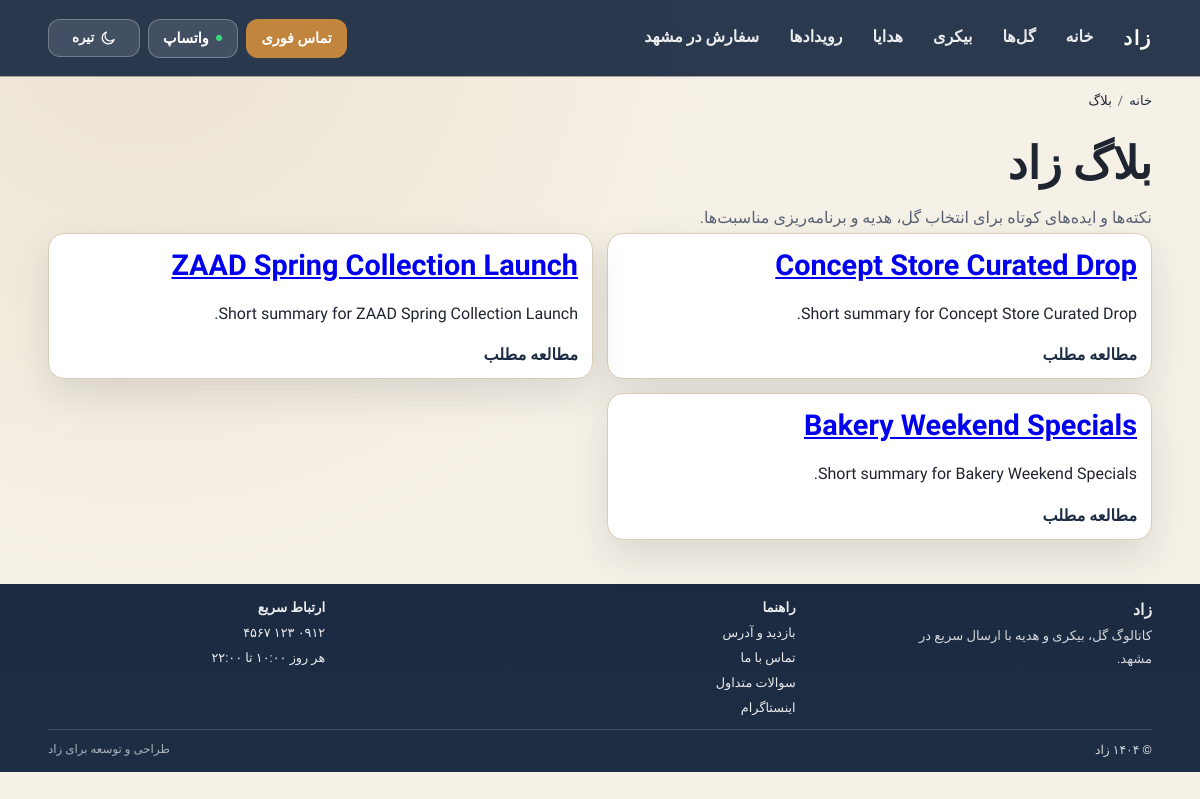
Screenshot of /blog/ with the database file from the repository.
### main/models.py (models this page shows, shortened)
class TimeStampedModel(models.Model):
    created_at = models.DateTimeField(auto_now_add=True)
    updated_at = models.DateTimeField(auto_now=True)
    class Meta:
        abstract = True

class NewsPost(TimeStampedModel):
    title = models.CharField(max_length=180)
    slug = models.SlugField(max_length=200, unique=True, blank=True)
    excerpt = models.CharField(max_length=300, blank=True)
    body = models.TextField()
    cover_image = models.ImageField(upload_to="news/covers/", null=True, blank=True)
    status = models.CharField(max_length=20, choices=PublishStatus.choices, default=PublishStatus.DRAFT)
    published_at = models.DateTimeField(null=True, blank=True)
    class Meta:
        ordering = ["-published_at", "-created_at"]
    def get_absolute_url(self):
        return reverse("blog_detail", args=[self.slug])

### main/views.py (the view)
# urls.py: path("blog/", views.blog, name="blog"),
def blog(request):
    posts = list(
        NewsPost.objects.filter(status=PublishStatus.PUBLISHED).order_by("-published_at", "-created_at")
    )
    breadcrumbs = _with_home([{"name": "بلاگ", "url": None}])
    context = _default_context(
        request,
        page_type="category",
        active_nav="",
        meta_title="بلاگ زاد | ایده‌ها و راهنمای انتخاب",
        meta_description="مطالب بلاگ زاد درباره انتخاب گل، هدیه و برنامه‌ریزی مناسبت‌ها.",
        breadcrumbs=breadcrumbs,
    )
    context["posts"] = posts
    return render(request, "blog_list.html", context)

### main/views.py (called while the page is built)
def _jsonld(data):
    return json.dumps(data, ensure_ascii=False)

def _breadcrumbs_jsonld(request, breadcrumbs):
    items = []
    for position, crumb in enumerate(breadcrumbs, start=1):
        crumb_url = crumb.get("url") or request.path
        items.append(
            {
                "@type": "ListItem",
                "position": position,
                "name": crumb["name"],
                "item": request.build_absolute_uri(crumb_url),
            }
        )
    return {"@context": "https://schema.org", "@type": "BreadcrumbList", "itemListElement": items}

def _default_context(
    request,
    *,
    page_type,
    active_nav,
    meta_title,
    meta_description,
    breadcrumbs=None,
    faq_items=None,
    item_id=None,
):
    context = {
        "page_type": page_type,
        "active_nav": active_nav,
        "meta_title": meta_title,
        "meta_description": meta_description,
        "canonical_url": request.build_absolute_uri(request.path),
        "item_id": item_id,
        "extra_jsonld": [],
    }
    if breadcrumbs:
        context["breadcrumbs"] = breadcrumbs
        context["breadcrumbs_jsonld"] = _jsonld(_breadcrumbs_jsonld(request, breadcrumbs))
    if faq_items:
        context["faq_items"] = faq_items
        context["faq_jsonld"] = _jsonld(_faq_jsonld(faq_items))
    return context

def _with_home(items):
    return [{"name": "خانه", "url": reverse("index")}, *items]

### main/templates/blog_list.html
{% extends "base.html" %}
{% block body_class %}page-blog{% endblock %}
{% block content %}
{% include "partials/breadcrumbs.html" %}
<section class="container section-block">
  <h1>بلاگ زاد</h1>
  <p class="intro-text">نکته‌ها و ایده‌های کوتاه برای انتخاب گل، هدیه و برنامه‌ریزی مناسبت‌ها.</p>
  <div class="list-grid">
    {% for post in posts %}
      <article class="list-card">
        <h2><a href="{{ post.get_absolute_url }}">{{ post.title }}</a></h2>
        <p>{{ post.excerpt|default:post.body|truncatechars:180 }}</p>
        <a href="{{ post.get_absolute_url }}" class="text-link">مطالعه مطلب</a>
      </article>
    {% empty %}
      <div class="empty-box">هنوز مطلبی منتشر نشده است.</div>
    {% endfor %}
  </div>
</section>
{% endblock %}

### main/static/main/css/site.css (style rules this page uses)
:root { --bg: #f6f1e7; --bg-glow: #ede3d1; --sticky-bg: rgba(246, 241, 231, 0.96); --paper: #ffffff; --soft: #efe7da; --text: #1e2430; --muted: #596273; --line: #d8ccb7; --brand: #1d2d44; --accent: #c2853e; --shadow: 0 16px 38px rgba(26, 34, 46, 0.12); --radius: 16px; }
html { background: var(--brand); }
html[data-theme="light"] { color-scheme: light; }
* { box-sizing: border-box; }
body { margin: 0; font-family: "Vazirmatn", sans-serif; background: radial-gradient(circle at 12% 0, var(--bg-glow), transparent 45%), var(--bg); color: var(--text); min-height: 100vh; }
.container { width: min(1160px, 92%); margin-inline: auto; }
.section-block { margin-top: 28px; }
h1 { margin: 10px 0 0; font-size: clamp(1.7rem, 3.8vw, 2.8rem); font-weight: 900; line-height: 1.25; }
h2 { margin: 0; font-size: clamp(1.24rem, 2.8vw, 1.8rem); font-weight: 900; }
p { line-height: 1.95; }
.intro-text { margin: 10px 0 0; color: var(--muted); }
.text-link { color: var(--brand); text-decoration: none; font-weight: 700; }
.category-grid, .subcategory-grid, .list-grid, .faq-grid, .zaad-grid { display: grid; gap: 14px; }
.category-card, .subcategory-card, .list-card, .faq-grid article, .zaad-tile, .lead-box, .item-media, .item-info, .empty-box { border: 1px solid var(--line); border-radius: var(--radius); background: var(--paper); box-shadow: var(--shadow); }
.list-grid, .faq-grid { grid-template-columns: repeat(2, minmax(0, 1fr)); }
.list-card, .faq-grid article { padding: 14px; }

### rows the page displays
NewsPost: title "Concept Store Curated Drop", excerpt "Short summary for Concept Store Curated Drop."
NewsPost: title "ZAAD Spring Collection Launch", excerpt "Short summary for ZAAD Spring Collection Launch."
NewsPost: title "Bakery Weekend Specials", excerpt "Short summary for Bakery Weekend Specials."

### other values shown
{{ crumb.name }} "خانه"
{{ crumb.name }} "بلاگ"
{{ site_phone_display }} "۰۹۱۲ ۱۲۳ ۴۵۶۷"
{{ site_opening_hours_text }} "هر روز ۱۰:۰۰ تا ۲۲:۰۰"
